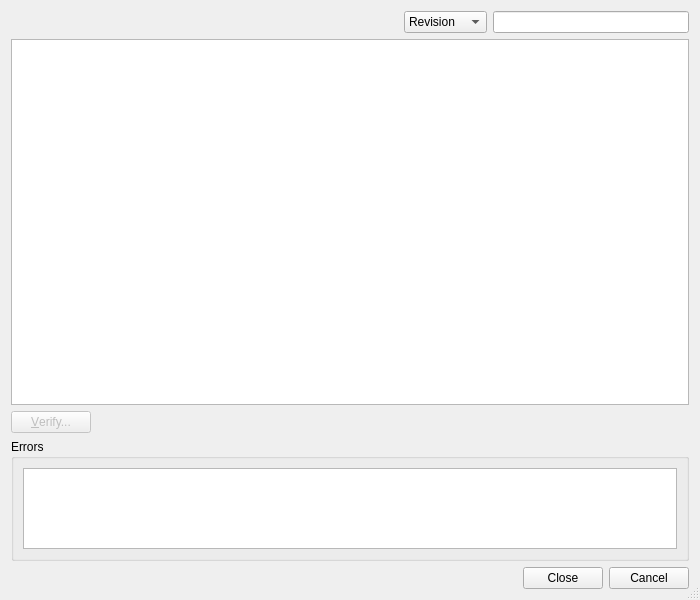
<?xml version="1.0" encoding="UTF-8"?>
<ui version="4.0">
 <class>HgGpgSignaturesDialog</class>
 <widget class="QDialog" name="HgGpgSignaturesDialog">
  <property name="geometry">
   <rect>
    <x>0</x>
    <y>0</y>
    <width>700</width>
    <height>600</height>
   </rect>
  </property>
  <property name="windowTitle">
   <string>Signed Changesets</string>
  </property>
  <property name="sizeGripEnabled">
   <bool>true</bool>
  </property>
  <layout class="QVBoxLayout" name="verticalLayout">
   <item>
    <layout class="QHBoxLayout" name="horizontalLayout_2">
     <item>
      <spacer name="horizontalSpacer_2">
       <property name="orientation">
        <enum>Qt::Horizontal</enum>
       </property>
       <property name="sizeHint" stdset="0">
        <size>
         <width>40</width>
         <height>20</height>
        </size>
       </property>
      </spacer>
     </item>
     <item>
      <spacer name="horizontalSpacer_3">
       <property name="orientation">
        <enum>Qt::Horizontal</enum>
       </property>
       <property name="sizeHint" stdset="0">
        <size>
         <width>40</width>
         <height>20</height>
        </size>
       </property>
      </spacer>
     </item>
     <item>
      <widget class="QComboBox" name="categoryCombo">
       <property name="toolTip">
        <string>Select the category to filter on</string>
       </property>
       <item>
        <property name="text">
         <string>Revision</string>
        </property>
       </item>
       <item>
        <property name="text">
         <string>Signature</string>
        </property>
       </item>
      </widget>
     </item>
     <item>
      <widget class="QLineEdit" name="rxEdit">
       <property name="toolTip">
        <string>Enter the regular expression to filter on</string>
       </property>
       <property name="clearButtonEnabled">
        <bool>true</bool>
       </property>
      </widget>
     </item>
    </layout>
   </item>
   <item>
    <widget class="QTreeWidget" name="signaturesList">
     <property name="sizePolicy">
      <sizepolicy hsizetype="Expanding" vsizetype="Expanding">
       <horstretch>0</horstretch>
       <verstretch>3</verstretch>
      </sizepolicy>
     </property>
     <property name="alternatingRowColors">
      <bool>true</bool>
     </property>
     <property name="rootIsDecorated">
      <bool>false</bool>
     </property>
     <property name="headerHidden">
      <bool>true</bool>
     </property>
     <column>
      <property name="text">
       <string notr="true">1</string>
      </property>
     </column>
    </widget>
   </item>
   <item>
    <layout class="QHBoxLayout" name="horizontalLayout">
     <item>
      <widget class="QPushButton" name="verifyButton">
       <property name="enabled">
        <bool>false</bool>
       </property>
       <property name="toolTip">
        <string>Press to verify the signatures of the selected revision</string>
       </property>
       <property name="text">
        <string>&amp;Verify...</string>
       </property>
      </widget>
     </item>
     <item>
      <spacer name="horizontalSpacer">
       <property name="orientation">
        <enum>Qt::Horizontal</enum>
       </property>
       <property name="sizeHint" stdset="0">
        <size>
         <width>40</width>
         <height>20</height>
        </size>
       </property>
      </spacer>
     </item>
    </layout>
   </item>
   <item>
    <widget class="QGroupBox" name="errorGroup">
     <property name="sizePolicy">
      <sizepolicy hsizetype="Preferred" vsizetype="Expanding">
       <horstretch>0</horstretch>
       <verstretch>1</verstretch>
      </sizepolicy>
     </property>
     <property name="title">
      <string>Errors</string>
     </property>
     <layout class="QVBoxLayout">
      <item>
       <widget class="QTextEdit" name="errors">
        <property name="whatsThis">
         <string>&lt;b&gt;Mercurial errors&lt;/b&gt;&lt;p&gt;This shows possible error messages.&lt;/p&gt;</string>
        </property>
        <property name="readOnly">
         <bool>true</bool>
        </property>
        <property name="acceptRichText">
         <bool>false</bool>
        </property>
       </widget>
      </item>
     </layout>
    </widget>
   </item>
   <item>
    <widget class="QDialogButtonBox" name="buttonBox">
     <property name="orientation">
      <enum>Qt::Horizontal</enum>
     </property>
     <property name="standardButtons">
      <set>QDialogButtonBox::Cancel|QDialogButtonBox::Close</set>
     </property>
    </widget>
   </item>
  </layout>
 </widget>
 <tabstops>
  <tabstop>categoryCombo</tabstop>
  <tabstop>rxEdit</tabstop>
  <tabstop>signaturesList</tabstop>
  <tabstop>verifyButton</tabstop>
  <tabstop>errors</tabstop>
  <tabstop>buttonBox</tabstop>
 </tabstops>
 <resources/>
 <connections/>
</ui>
